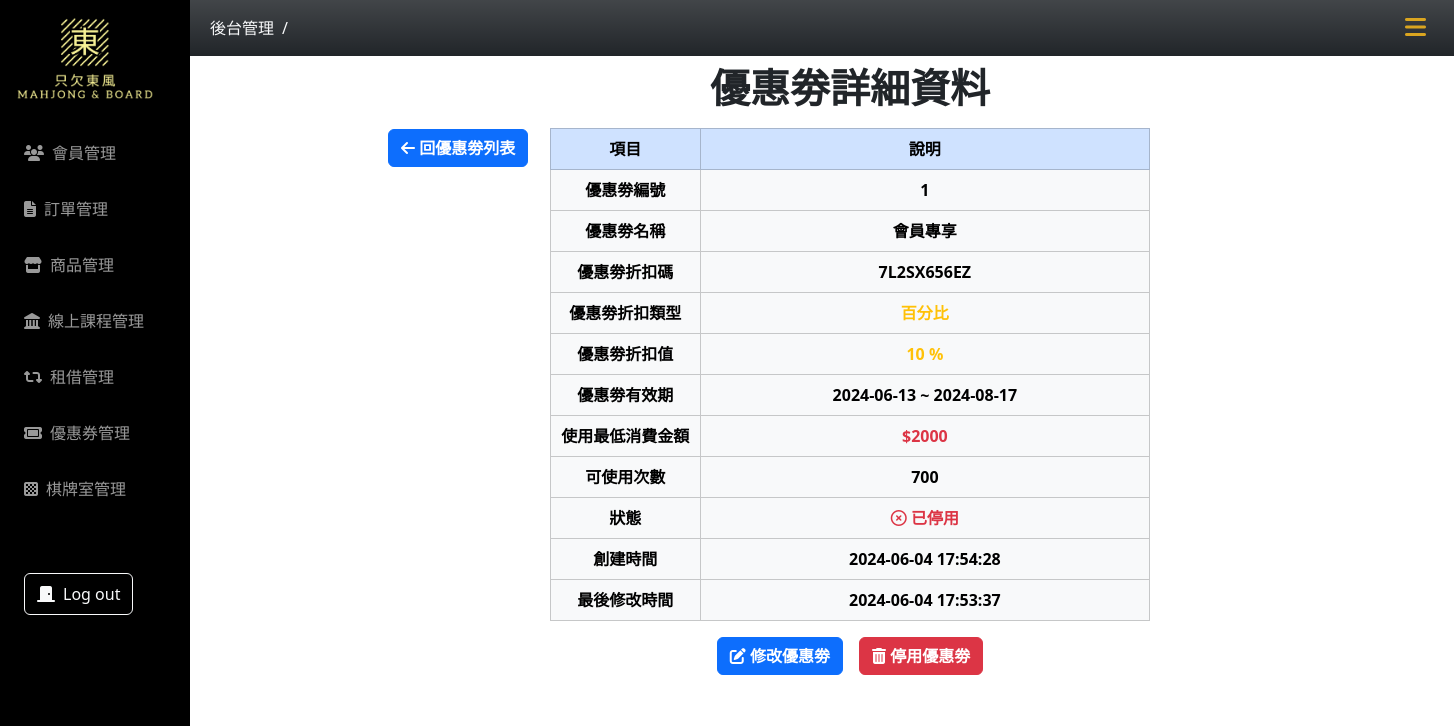
Page /coupon/coupon-detail.php on the committed database.
### tables this page shows
CREATE TABLE `coupons` (
  `coupon_id` int(11) NOT NULL,
  `name` varchar(255) NOT NULL,
  `discount_code` varchar(50) NOT NULL,
  `discount_type` varchar(20) NOT NULL,
  `discount_value` decimal(10,0) NOT NULL,
  `valid_from` date NOT NULL,
  `valid_to` date NOT NULL,
  `limit_value` int(50) NOT NULL,
  `usage_limit` int(11) NOT NULL,
  `status` varchar(30) NOT NULL,
  `created_at` datetime NOT NULL,
  `update_at` datetime NOT NULL
);

### coupon/coupon-detail.php (the view, shortened to what this page needs)
<?php
$coupon_id = isset($_GET["coupon_id"]) ? $_GET["coupon_id"] : 1;
require_once("../db_connect_mahjong.php");
$sql = "SELECT * FROM coupons WHERE coupon_id = $coupon_id";
$result = $conn->query($sql);
$row = $result->fetch_assoc();
if ($result->num_rows > 0) {
  $coupon = true;
} else {
  $coupon = false;
  $title = "優惠劵不存在";
}
?>
<!doctype html>
<html lang="en">
<head>
  <?php include("coupon-css.php")
  ?>
  <?php include("../css-mahjong.php") ?>
</head>
<body>
  <?php include("../nav.php") ?>
  <div class="container main-content px-5">
    <div class="text-center">
      <h1 class="py-2 fw-semibold">優惠劵詳細資料</h1>
    </div>
    <div class="row justify-content-center position-relative">
      <div class="return py-3 position-absolute">
        <a class="btn btn-primary fw-semibold" href="coupon-list.php?p=1&o=1"><i class="fa-solid fa-arrow-left"></i> 回優惠劵列表</a>
      </div>
      <div class="col-6">
        <?php if ($coupon) : ?>
          <table class="table table-light table-bordered text-center">
            <thead class="table-primary">
              <tr>
                <th class="col-3">項目</th>
                <td class="col-9 fw-semibold">說明</td>
              </tr>
            </thead>
            <tbody>
              <tr>
                <th class="col-3">優惠劵編號</th>
                <td class="col-9 fw-semibold"><?= $row["coupon_id"] ?></td>
              </tr>
              <tr>
                <th>優惠劵名稱</th>
                <td class="fw-semibold"><?= $row["name"] ?></td>
              </tr>
              <tr>
                <th>優惠劵折扣碼</th>
                <td class="fw-semibold"><?= $row["discount_code"] ?></td>
              </tr>
              <tr>
                <th>優惠劵折扣類型</th>
                <td class="fw-semibold">
                  <?php if ($row['discount_type'] == 'cash') : ?>
                    <span class="text-primary fw-semibold">現金</span>
                  <?php elseif ($row['discount_type'] == 'percent') : ?>
                    <span class="text-warning fw-semibold">百分比</span>
                  <?php endif; ?>
                </td>
              </tr>
              <tr class="fw-semibold">
                <th>優惠劵折扣值</th>
                <td>
                  <?php if ($row['discount_type'] == 'cash') : ?>
                    <span class="text-primary fw-semibold"><?= '$' . " " . $row['discount_value']; ?></span>
                  <?php elseif ($row['discount_type'] == 'percent') : ?>
                    <span class="text-warning fw-semibold"><?= $row['discount_value'] . " " . '%'; ?></span>
                  <?php endif; ?>
                </td>
              </tr>
              <tr class="fw-semibold">
                <th>優惠劵有效期</th>
                <td><?= $row["valid_from"] ?> ~ <?= $row["valid_to"] ?></td>
              </tr>
              <tr class="fw-semibold">
                <th>使用最低消費金額</th>
                <td>
                  <span class="text-danger fw-semibold"><?= '$' . $row['limit_value'] ?></span>
                </td>
              </tr>
              <tr class="fw-semibold">
                <th>可使用次數</th>
                <td><?= $row["usage_limit"] ?></td>
              </tr>
              <tr class="fw-semibold">
                <th>狀態</th>
                <td>
                  <span class="fw-semibold <?= ($row['status'] == 'active') ? 'text-success' : 'text-danger'; ?>">
                    <?= ($row['status'] == 'active') ? '<i class="fa-regular fa-circle-check"></i> 可使用' : '<i class="fa-regular fa-circle-xmark"></i> 已停用'; ?>
                  </span>
                </td>
              </tr>
              <tr class="fw-semibold">
                <th>創建時間</th>
                <td><?= $row["created_at"] ?></td>
              </tr>
              <tr class="fw-semibold">
                <th>最後修改時間</th>
                <td><?= $row["update_at"] ?></td>
              </tr>
            </tbody>
          </table>
      </div>
      <div class="d-flex justify-content-center gap-3">
        <a href="edit-coupon.php?coupon_id=<?= $row["coupon_id"] ?>" title="編輯優惠劵" class="btn btn-primary fw-semibold">
          <i class="fa-solid fa-pen-to-square"></i> 修改優惠劵
        </a>
        <button class="btn btn-danger btn-disable fw-semibold" title="停用優惠劵" data-id="<?= $row["coupon_id"] ?>" data-bs-toggle="modal" data-bs-target="#deleteModal">
          <i class="fa-solid fa-trash-can"></i> 停用優惠劵
        </button>
      </div>
    </div>
  <?php else : ?>
    <h1>優惠劵不存在</h1>
  <?php endif; ?>
  </div>
</body>
</html>

### coupon/coupon-css.php (style rules this page uses)
.return { top: -15px; left: 150px; }

### css-mahjong.php (style rules this page uses)
:root { --aside-width: 190px; --header-nav-height: 56px; }
.main-content { margin: 0 0 0 var(--aside-width); padding-top: var(--header-nav-height); }

### rows in the picture
coupons: coupon_id "1", name "會員專享", discount_code "7L2SX656EZ", discount_value "10", valid_from "2024-06-13", valid_to "2024-08-17", limit_value "2000", usage_limit "700", created_at "2024-06-04 17:54:28", update_at "2024-06-04 17:53:37"
